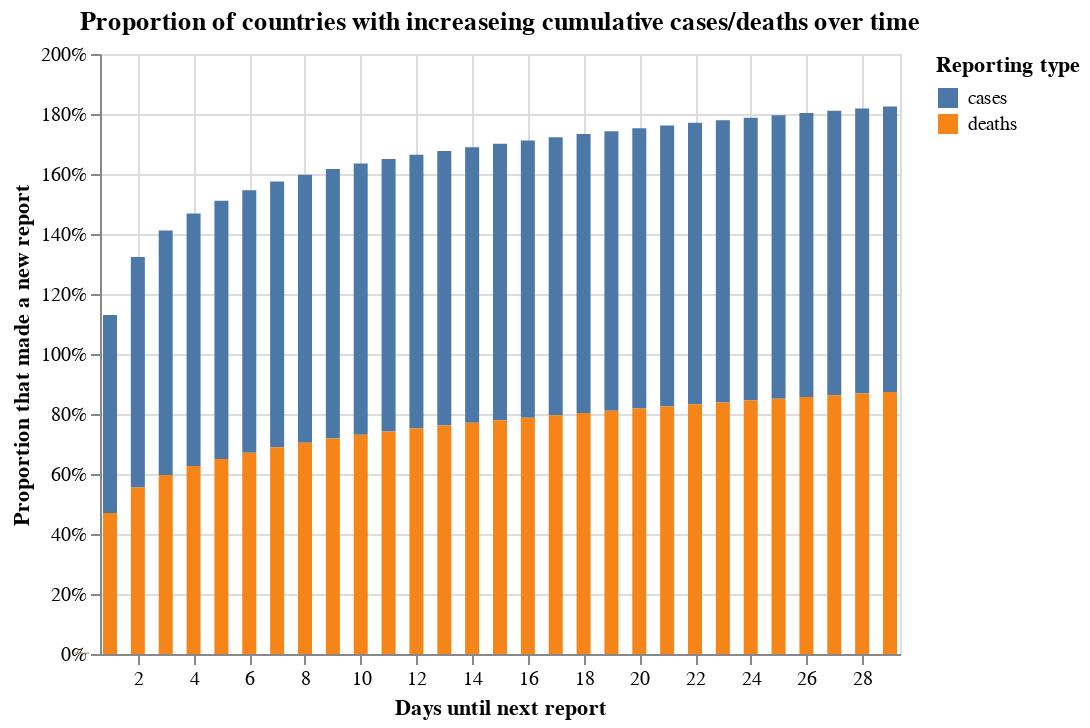

The notebook cell saved with this chart:
### Code cell
alt.Chart(
    diffs_over_time_relative.reset_index(),
    title="Proportion of countries with increaseing cumulative cases/deaths over time",
).mark_bar(size=7).encode(
    x=alt.X(
        "day_diff", title="Days until next report", scale=alt.Scale(domain=(1, 29))
    ),
    y=alt.Y(
        "value", axis=alt.Axis(format="%"), title="Proportion that made a new report"
    ),
    color=alt.Color("count_type", title="Reporting type"),
)

### Figure 1 — Vega-Lite specification as saved in the notebook (floating-point values rounded to 4 significant figures)
{"config": {"view": {"continuousWidth": 400, "continuousHeight": 300}}, "data": {"name": "data-ded8229cb85ded054115157ce59c3f5f"}, "mark": {"type": "bar", "size": 7}, "encoding": {"color": {"type": "nominal", "field": "count_type", "title": "Reporting type"}, "x": {"type": "quantitative", "field": "day_diff", "scale": {"domain": [1, 29]}, "title": "Days until next report"}, "y": {"type": "quantitative", "axis": {"format": "%"}, "field": "value", "title": "Proportion that made a new report"}}, "title": "Proportion of countries with increaseing cumulative cases/deaths over time", "$schema": "https://vega.github.io/schema/vega-lite/v4.8.1.json", "datasets": {"data-ded8229cb85ded054115157ce59c3f5f": [{"count_type": "cases", "day_diff": 0, "value": 0.002169}, {"count_type": "cases", "day_diff": 1, "value": 0.6604}, {"count_type": "cases", "day_diff": 2, "value": 0.7685}, {"count_type": "cases", "day_diff": 3, "value": 0.8151}, {"count_type": "cases", "day_diff": 4, "value": 0.8422}, {"count_type": "cases", "day_diff": 5, "value": 0.8604}, {"count_type": "cases", "day_diff": 6, "value": 0.8746}, {"count_type": "cases", "day_diff": 7, "value": 0.8856}, {"count_type": "cases", "day_diff": 8, "value": 0.8929}, {"count_type": "cases", "day_diff": 9, "value": 0.8989}, {"count_type": "cases", "day_diff": 10, "value": 0.9041}, {"count_type": "cases", "day_diff": 11, "value": 0.9082}, {"count_type": "cases", "day_diff": 12, "value": 0.9121}, {"count_type": "cases", "day_diff": 13, "value": 0.9154}, {"count_type": "cases", "day_diff": 14, "value": 0.9185}, {"count_type": "cases", "day_diff": 15, "value": 0.9214}, {"count_type": "cases", "day_diff": 16, "value": 0.9242}, {"count_type": "cases", "day_diff": 17, "value": 0.9269}, {"count_type": "cases", "day_diff": 18, "value": 0.9294}, {"count_type": "cases", "day_diff": 19, "value": 0.9317}, {"count_type": "cases", "day_diff": 20, "value": 0.934}, {"count_type": "cases", "day_diff": 21, "value": 0.9362}, {"count_type": "cases", "day_diff": 22, "value": 0.9384}, {"count_type": "cases", "day_diff": 23, "value": 0.9405}, {"count_type": "cases", "day_diff": 24, "value": 0.9425}, {"count_type": "cases", "day_diff": 25, "value": 0.9445}, {"count_type": "cases", "day_diff": 26, "value": 0.9464}, {"count_type": "cases", "day_diff": 27, "value": 0.9483}, {"count_type": "cases", "day_diff": 28, "value": 0.9502}, {"count_type": "cases", "day_diff": 29, "value": 0.9519}, {"count_type": "deaths", "day_diff": 0, "value": 0.002169}, {"count_type": "deaths", "day_diff": 1, "value": 0.4696}, {"count_type": "deaths", "day_diff": 2, "value": 0.5548}, {"count_type": "deaths", "day_diff": 3, "value": 0.5963}, {"count_type": "deaths", "day_diff": 4, "value": 0.6263}, {"count_type": "deaths", "day_diff": 5, "value": 0.6503}, {"count_type": "deaths", "day_diff": 6, "value": 0.6712}, {"count_type": "deaths", "day_diff": 7, "value": 0.6891}, {"count_type": "deaths", "day_diff": 8, "value": 0.7044}, {"count_type": "deaths", "day_diff": 9, "value": 0.7182}, {"count_type": "deaths", "day_diff": 10, "value": 0.7307}, {"count_type": "deaths", "day_diff": 11, "value": 0.7415}, {"count_type": "deaths", "day_diff": 12, "value": 0.7519}, {"count_type": "deaths", "day_diff": 13, "value": 0.7615}, {"count_type": "deaths", "day_diff": 14, "value": 0.7707}, {"count_type": "deaths", "day_diff": 15, "value": 0.7793}, {"count_type": "deaths", "day_diff": 16, "value": 0.7877}, {"count_type": "deaths", "day_diff": 17, "value": 0.7958}, {"count_type": "deaths", "day_diff": 18, "value": 0.8035}, {"count_type": "deaths", "day_diff": 19, "value": 0.8109}, {"count_type": "deaths", "day_diff": 20, "value": 0.8182}, {"count_type": "deaths", "day_diff": 21, "value": 0.8253}, {"count_type": "deaths", "day_diff": 22, "value": 0.8321}, {"count_type": "deaths", "day_diff": 23, "value": 0.8387}, {"count_type": "deaths", "day_diff": 24, "value": 0.8449}, {"count_type": "deaths", "day_diff": 25, "value": 0.851}, {"count_type": "deaths", "day_diff": 26, "value": 0.857}, {"count_type": "deaths", "day_diff": 27, "value": 0.8627}, {"count_type": "deaths", "day_diff": 28, "value": 0.8681}, {"count_type": "deaths", "day_diff": 29, "value": 0.8734}]}}
